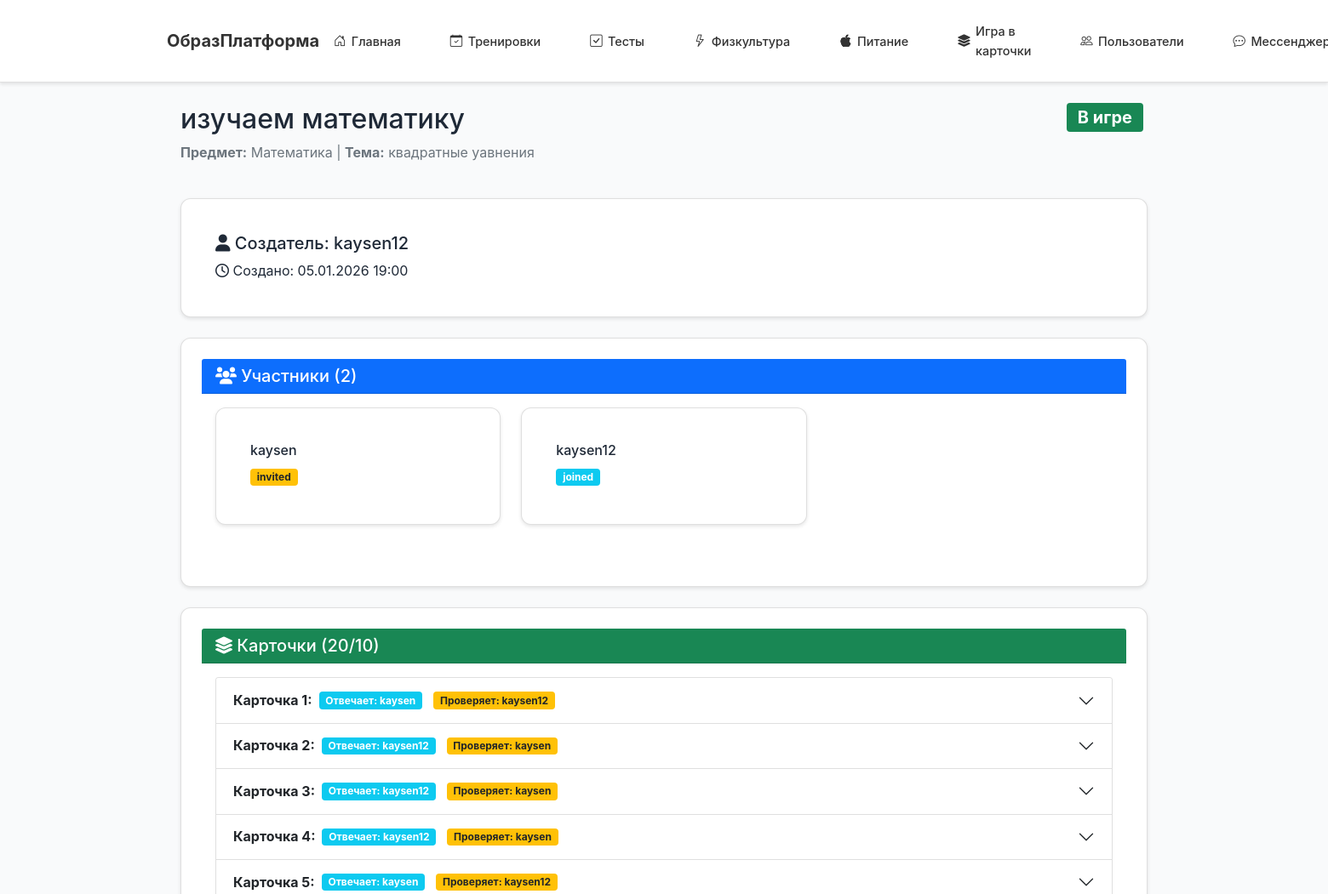
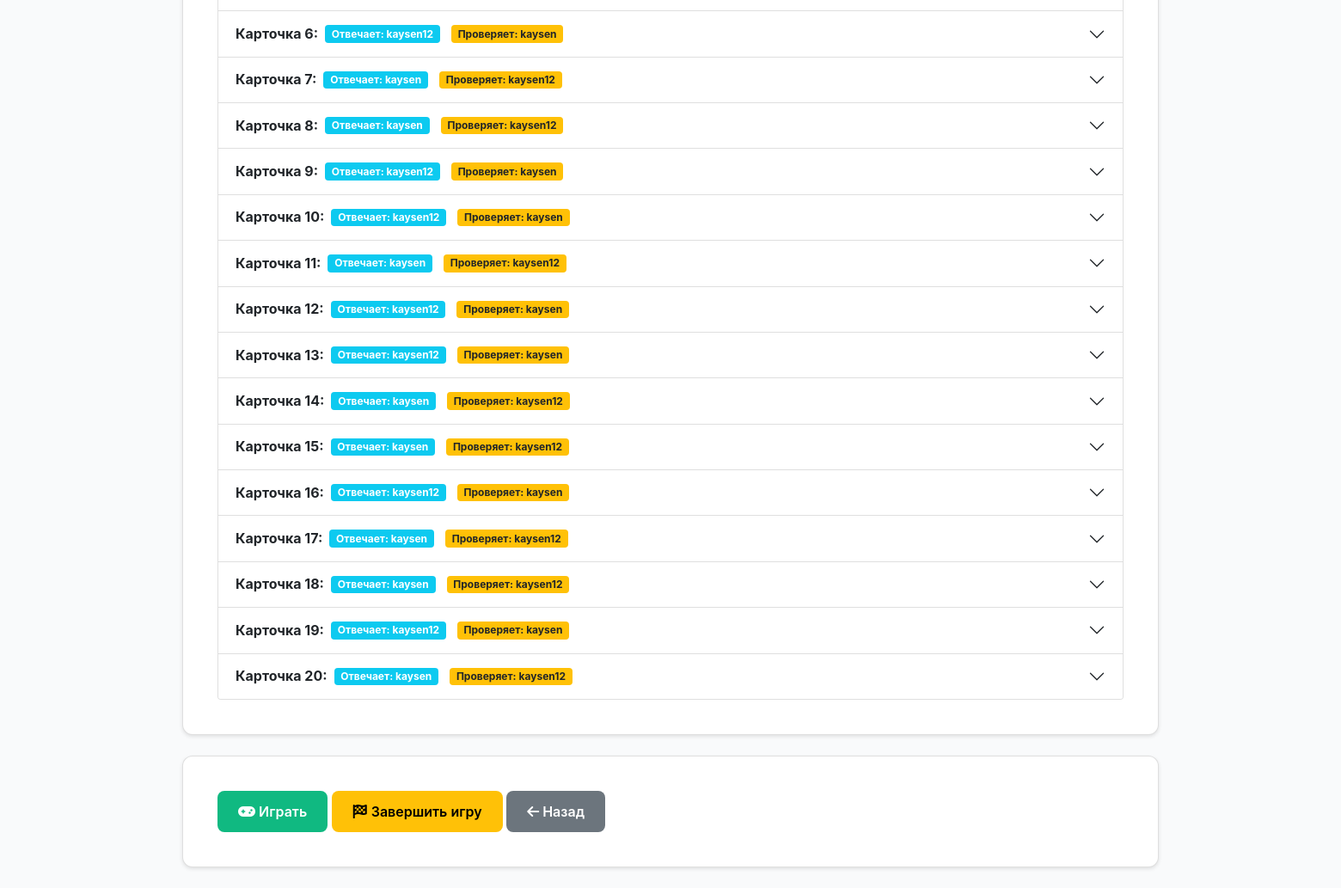
Page /card-game/session/1 (signed in) on the committed database (2 pictures, top to bottom).
### models.py (models this page shows, shortened)
class GameSession(db.Model):
    id = db.Column(db.Integer, primary_key=True)
    creator_id = db.Column(db.Integer, db.ForeignKey('user.id'), nullable=False)
    title = db.Column(db.String(200), nullable=False)
    subject = db.Column(db.String(100), nullable=False)
    topic = db.Column(db.String(200), nullable=False)
    material_text = db.Column(db.Text)  # Загруженный материал
    num_cards = db.Column(db.Integer, default=10)  # Количество карточек
    status = db.Column(db.String(20), default='waiting')  # waiting, in_progress, completed
    created_at = db.Column(db.DateTime, default=datetime.utcnow)
    started_at = db.Column(db.DateTime)
    completed_at = db.Column(db.DateTime)
    participants = db.relationship('GameParticipant', backref='session', lazy=True, cascade='all, delete-orphan')
    cards = db.relationship('GameCard', backref='session', lazy=True, cascade='all, delete-orphan')

class User(UserMixin, db.Model):
    id = db.Column(db.Integer, primary_key=True)
    username = db.Column(db.String(80), unique=True, nullable=False)
    nickname = db.Column(db.String(80), unique=True, nullable=True)  # Уникальный никнейм для поиска
    email = db.Column(db.String(120), unique=True, nullable=False)
    password = db.Column(db.String(200), nullable=False)
    role = db.Column(db.String(20), nullable=False, default='student')  # 'teacher' или 'student'
    mentor_id = db.Column(db.Integer, db.ForeignKey('user.id'))  # Привязка ученика к учителю
    created_at = db.Column(db.DateTime, default=datetime.utcnow)
    mentor = db.relationship(
        'User',
        remote_side=[id],
        backref=db.backref('assigned_students', lazy='dynamic'),
        foreign_keys=[mentor_id],
        post_update=True
    )
    def is_teacher(self):
        return self.role == 'teacher'
    test_results = db.relationship('TestResult', backref='user', lazy=True)
    pe_results = db.relationship('PhysicalEducationResult', backref='user', lazy=True)
    homeworks = db.relationship('Homework', backref='user', lazy=True)
    training_programs = db.relationship('TrainingProgram', backref='user', lazy=True)
    nutrition_diaries = db.relationship('NutritionDiary', backref='user', lazy=True)
    sent_messages = db.relationship('Message', foreign_keys='Message.sender_id', backref='sender', lazy=True)
    received_messages = db.relationship('Message', foreign_keys='Message.receiver_id', backref='receiver', lazy=True)
    created_game_sessions = db.relationship('GameSession', foreign_keys='GameSession.creator_id', backref='creator', lazy=True)

class GameParticipant(db.Model):
    id = db.Column(db.Integer, primary_key=True)
    session_id = db.Column(db.Integer, db.ForeignKey('game_session.id'), nullable=False)
    user_id = db.Column(db.Integer, db.ForeignKey('user.id'), nullable=False)
    status = db.Column(db.String(20), default='invited')  # invited, joined, ready, completed
    score = db.Column(db.Integer, default=0)  # Итоговый балл
    joined_at = db.Column(db.DateTime, default=datetime.utcnow)
    user = db.relationship('User', foreign_keys=[user_id])

class GameCard(db.Model):
    id = db.Column(db.Integer, primary_key=True)
    session_id = db.Column(db.Integer, db.ForeignKey('game_session.id'), nullable=False)
    question = db.Column(db.Text, nullable=False)
    answer = db.Column(db.Text, nullable=False)
    explanation = db.Column(db.Text)  # Подробное объяснение
    assigned_to_user_id = db.Column(db.Integer, db.ForeignKey('user.id'))  # Кому достался вопрос
    checked_by_user_id = db.Column(db.Integer, db.ForeignKey('user.id'))  # Кто проверяет
    order_index = db.Column(db.Integer)  # Порядковый номер карточки
    created_at = db.Column(db.DateTime, default=datetime.utcnow)
    assigned_to = db.relationship('User', foreign_keys=[assigned_to_user_id], backref='assigned_cards')
    checked_by = db.relationship('User', foreign_keys=[checked_by_user_id], backref='checking_cards')
    answers = db.relationship('GameAnswer', backref='card', lazy=True, cascade='all, delete-orphan')

### app.py (the view)
@app.route('/card-game/session/<int:session_id>')
@login_required
def view_card_game_session(session_id):
    session = GameSession.query.get_or_404(session_id)
    is_creator = session.creator_id == current_user.id
    participant = GameParticipant.query.filter_by(session_id=session_id, user_id=current_user.id).first()
    if not is_creator and not participant:
        flash('У вас нет доступа к этой игровой сессии', 'error')
        return redirect(url_for('card_game'))
    participants = GameParticipant.query.filter_by(session_id=session_id).all()
    cards = GameCard.query.filter_by(session_id=session_id).order_by(GameCard.order_index).all()
    return render_template('card_game_session.html',
                         session=session,
                         is_creator=is_creator,
                         participants=participants,
                         cards=cards,
                         current_participant=participant)

### app.py (called while the page is built)
@login_manager.user_loader
def load_user(user_id):
    return User.query.get(int(user_id))

### templates/card_game_session.html (shortened to what this page needs)
{% extends "base.html" %}
{% block content %}
<div class="container mt-4">
    <div class="row mb-4">
        <div class="col-md-8">
            <h2>{{ session.title }}</h2>
            <p class="text-muted">
                <strong>Предмет:</strong> {{ session.subject }} |
                <strong>Тема:</strong> {{ session.topic }}
            </p>
        </div>
        <div class="col-md-4 text-end">
            <span class="badge fs-5
                {% if session.status == 'waiting' %}bg-warning text-dark
                {% elif session.status == 'in_progress' %}bg-success
                {% else %}bg-secondary{% endif %}">
                {% if session.status == 'waiting' %}Ожидание
                {% elif session.status == 'in_progress' %}В игре
                {% else %}Завершена{% endif %}
            </span>
        </div>
    </div>
    <div class="card mb-4">
        <div class="card-body">
            <h5><i class="fas fa-user"></i> Создатель: {{ session.creator.nickname or session.creator.username }}</h5>
            <p class="mb-0"><i class="far fa-clock"></i> Создано: {{ session.created_at.strftime('%d.%m.%Y %H:%M') }}</p>
        </div>
    </div>
    <div class="card mb-4">
        <div class="card-header bg-primary text-white">
            <h5 class="mb-0"><i class="fas fa-users"></i> Участники ({{ participants|length }})</h5>
        </div>
        <div class="card-body">
            <div class="row">
                {% for participant in participants %}
                <div class="col-md-4 mb-3">
                    <div class="card">
                        <div class="card-body">
                            <h6>{{ participant.user.nickname or participant.user.username }}</h6>
                            <p class="mb-1">
                                <span class="badge
                                    {% if participant.status == 'invited' %}bg-warning text-dark
                                    {% elif participant.status == 'joined' %}bg-info
                                    {% elif participant.status == 'ready' %}bg-success
                                    {% else %}bg-secondary{% endif %}">
                                    {{ participant.status }}
                                </span>
                            </p>
                        </div>
                    </div>
                </div>
                {% endfor %}
            </div>
        </div>
    </div>
    <div class="card mb-4">
        <div class="card-header bg-success text-white d-flex justify-content-between align-items-center">
            <h5 class="mb-0"><i class="fas fa-layer-group"></i> Карточки ({{ cards|length }}/{{ session.num_cards }})</h5>
        </div>
        <div class="card-body">
            {% if cards %}
                <div class="accordion" id="cardsAccordion">
                    {% for card in cards %}
                    <div class="accordion-item">
                        <h2 class="accordion-header" id="heading{{ card.id }}">
                            <button class="accordion-button collapsed" type="button" data-bs-toggle="collapse" data-bs-target="#collapse{{ card.id }}">
                                <strong>Карточка {{ loop.index }}:</strong>
                                {% if card.assigned_to_user_id %}
                                    <span class="ms-2 badge bg-info">
                                        Отвечает: {{ card.assigned_to.nickname or card.assigned_to.username }}
                                    </span>
                                    <span class="ms-2 badge bg-warning text-dark">
                                        Проверяет: {{ card.checked_by.nickname or card.checked_by.username }}
                                    </span>
                                {% endif %}
                            </button>
                        </h2>
                    </div>
                    {% endfor %}
                </div>
            {% else %}
                <p class="text-muted text-center py-4">Карточки еще не сгенерированы</p>
            {% endif %}
        </div>
    </div>
    <div class="card mb-4">
        <div class="card-body">
            {% if session.status == 'in_progress' %}
                <a href="{{ url_for('play_card_game', session_id=session.id) }}" class="btn btn-success btn-lg">
                    <i class="fas fa-gamepad"></i> Играть
                </a>
            {% endif %}
            {% if is_creator and session.status == 'in_progress' %}
                <button class="btn btn-warning btn-lg" onclick="completeGame()">
                    <i class="fas fa-flag-checkered"></i> Завершить игру
                </button>
            {% endif %}
            <a href="{{ url_for('card_game') }}" class="btn btn-secondary btn-lg">
                <i class="fas fa-arrow-left"></i> Назад
            </a>
        </div>
    </div>
</div>
{% endblock %}

### static/css/style.css (style rules this page uses)
:root { --primary: #4361ee; --primary-dark: #3730a3; --success: #10b981; --danger: #ef4444; --text: #1f2937; --text-light: #6b7280; --bg: #f9fafb; --white: #ffffff; --border: #e5e7eb; }
* { margin: 0; padding: 0; box-sizing: border-box; }
body { font-family: -apple-system, BlinkMacSystemFont, 'Segoe UI', sans-serif; background: var(--bg); color: var(--text); line-height: 1.6; }
.container { max-width: 1200px; margin: 1rem auto; padding: 0 1rem; }
.card { background: var(--white); border-radius: 12px; padding: 1.5rem; box-shadow: 0 1px 3px rgba(0,0,0,0.1); margin-bottom: 1rem; }
.btn { padding: 0.75rem 1.5rem; font-size: 1rem; font-weight: 600; border: none; border-radius: 8px; cursor: pointer; transition: all 0.2s; text-decoration: none; display: inline-block; }
.btn-success { background: var(--success); color: white; }

### static/css/sections.css (style rules this page uses)
.card { box-shadow: 0 2px 4px rgba(0, 0, 0, 0.1); transition: transform 0.2s; }
.badge { margin-right: 5px; }

### rows in the picture
GameSession: title "изучаем математику", subject "Математика", topic "квадратные уавнения", created_at "05.01.2026 19:00", num_cards "10"
User: creator "kaysen12"
GameParticipant: user "kaysen", status "invited"
GameParticipant: user "kaysen12", status "joined"
GameCard: assigned_to "kaysen", checked_by "kaysen12"
GameCard: assigned_to "kaysen12", checked_by "kaysen"
GameCard: assigned_to "kaysen12", checked_by "kaysen"
GameCard: assigned_to "kaysen12", checked_by "kaysen"
GameCard: assigned_to "kaysen", checked_by "kaysen12"
GameCard: assigned_to "kaysen12", checked_by "kaysen"
GameCard: assigned_to "kaysen", checked_by "kaysen12"
GameCard: assigned_to "kaysen", checked_by "kaysen12"
GameCard: assigned_to "kaysen12", checked_by "kaysen"
GameCard: assigned_to "kaysen12", checked_by "kaysen"
GameCard: assigned_to "kaysen", checked_by "kaysen12"
GameCard: assigned_to "kaysen12", checked_by "kaysen"
GameCard: assigned_to "kaysen12", checked_by "kaysen"
GameCard: assigned_to "kaysen", checked_by "kaysen12"
GameCard: assigned_to "kaysen", checked_by "kaysen12"
GameCard: assigned_to "kaysen12", checked_by "kaysen"
GameCard: assigned_to "kaysen", checked_by "kaysen12"
GameCard: assigned_to "kaysen", checked_by "kaysen12"
GameCard: assigned_to "kaysen12", checked_by "kaysen"
GameCard: assigned_to "kaysen", checked_by "kaysen12"

### other values in the picture
{{ participants|length }} "2"
{{ cards|length }} "20"
